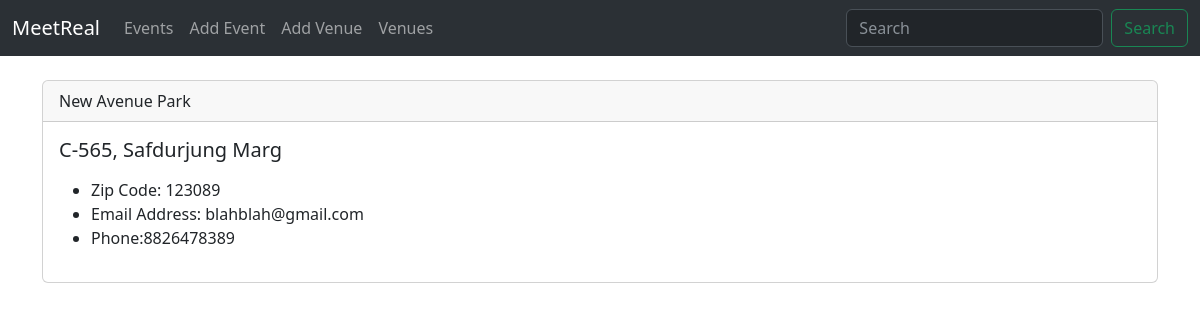
The app's page /show_venue/2 with its own data.
### events/models.py (models this page shows, shortened)
class Venue(models.Model):
        name = models.CharField(max_length=120)
        address = models.CharField(max_length=300)
        zip_code = models.CharField(max_length=15)
        phone = models.CharField(max_length=25,blank=True)
        web = models.URLField(blank=True)
        email_address = models.EmailField(blank=True)

### events/views.py (the view)
# urls.py: path('show_venue/<venue_id>',views.show_venue,name='show-venue'),
def show_venue(request,venue_id):
    venue = Venue.objects.get(id = venue_id)
    return render(request,'events/show-venue.html',{'venue':venue})

### events/templates/events/show-venue.html
{% extends './base.html' %}
{% block content %}
<div class="card">
    <div class="card-header">{{venue.name}}</div>
    <div class="card-body">
      <h5 class="card-title">{{venue.address}}</h5>
      <p class="card-text">
       <ul>
        <li>Zip Code: {{venue.zip_code}}</li>
        <li>Email Address: {{venue.email_address}}</li>
        <li>Phone:{{venue.phone}}</li>
       </ul>
      </p>
    </div>
  </div>
{% endblock content %}

### records on screen
Venue: name "New Avenue Park", address "C-565, Safdurjung Marg", zip_code "123089", email_address "blahblah@gmail.com", phone "8826478389"
